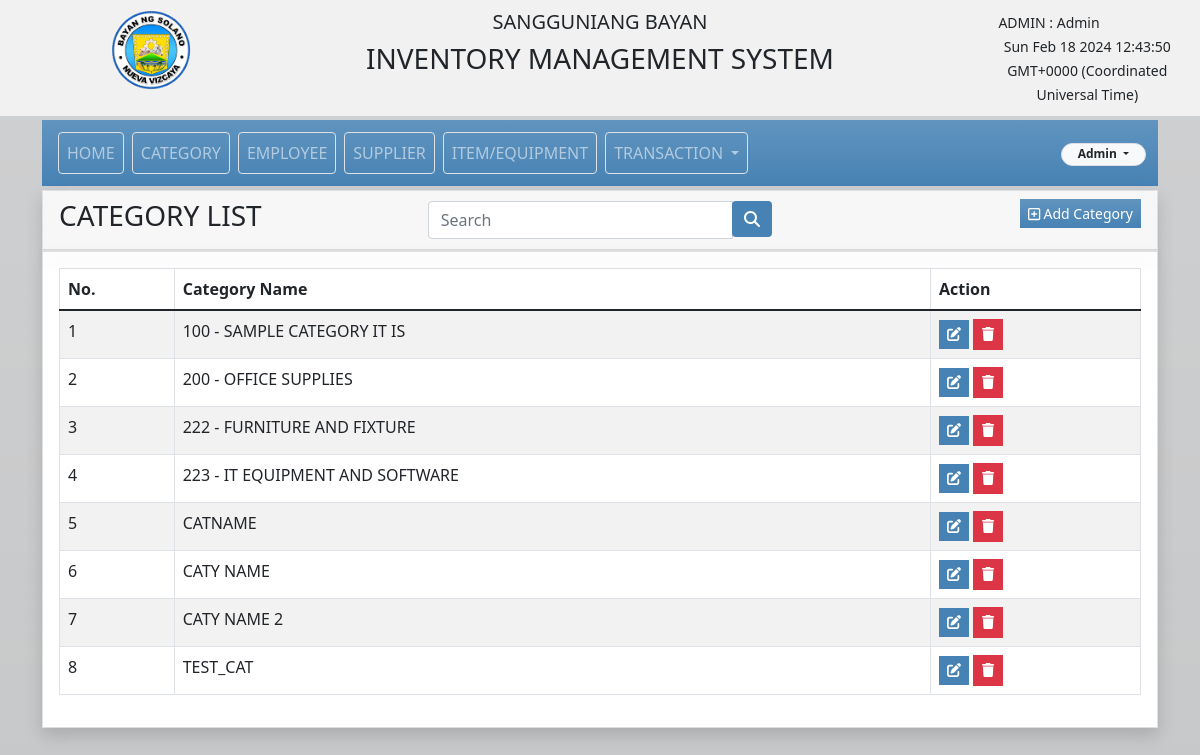
The page /category.php (signed in) on the database its author committed.
### tables this page shows
CREATE TABLE `tbl_category` (
  `cat_id` int(11) NOT NULL,
  `order_list` int(11) NOT NULL,
  `cat_name` varchar(50) NOT NULL,
  `status` varchar(50) NOT NULL,
  `user_id` int(11) NOT NULL,
  `user_name` varchar(100) NOT NULL,
  `date_update` datetime DEFAULT NULL,
  `date_created` datetime NOT NULL DEFAULT current_timestamp()
);

### category.php (the view, shortened to what this page needs)
<?php
    include('template/header.php');
?>
<?php
include('template/container.php');
include('menus.php');
if(isset($_SESSION['type'])){
?>
<div class="row">
		<div class="col-lg-12">
			    <div class="card card-default rounded-0 shadow">
                    <div class="card-header">
                        <div class="row">
							<div class="col-lg-4 col-md-4 col-sm-8 col-xs-6">
									<h3 class="card-title">CATEGORY LIST</h3>
							</div>
                            <div class="col-lg-4 align-self-center  m-0">
                                <form action="" method="GET" class="">
                                    <div class="input-group  ">
                                        <input type="text" name="search" value="<?php if(isset($_GET['search'])){ echo $_GET['search']; };
                                        ?>" class="form-control" placeholder="Search" >
                                        <div class="input-group-append">
                                            <button type="submit" class="btn btn-primary"><i class="fa-solid fa-magnifying-glass"></i></button>
                                        </div>
                                    </div>
                                </form>
                            </div>
                            <div class="col-lg-4 col-md-4 col-sm-4 col-xs-6 text-end">
                                    <button type="button" name="add" id="categoryAdd" data-bs-toggle="modal" data-bs-target="#categoryModal" class="btn btn-primary btn-sm bg-gradient rounded-0"><i class="far fa-plus-square"></i> Add Category</button>
                            </div>
					    </div>
                </div>
                <div class="card card-default rounded-0 shadow">
                </div>
                <div class="card-body">
                    <div class="row">
                    	<div class="col-sm-12 table-responsive">
                    		<table id="categoryList" class="table table-bordered table-striped">
                    			<thead>
                                    <tr>
                                        <th>No.</th>
                                        <th>Category Name</th>
                                        <th>Action</th>
                                    </tr>
                                </thead>
                                <tbody>
                                    <?php
                                        if(isset($_GET['search'])){
                                            $filter_val = $_GET['search'];
                                            $res = $conn->query("SELECT *, ROW_NUMBER() OVER(ORDER BY cat_name ASC) AS Row FROM tbl_category WHERE  CONCAT(cat_name) LIKE '%$filter_val%' AND status!='deleted' ") or die($conn->error);
                                        }else{
                                            $res = $conn->query("SELECT *,ROW_NUMBER() OVER(ORDER BY cat_name ASC) AS Row  FROM tbl_category WHERE status!='deleted' ") or die($conn->error);
                                        }
                                    while ($row=$res->fetch_assoc()): ?>
                                    <tr>
                                        <td><?php echo $row['Row']; ?></td>
                                        <td><?php echo strtoupper($row['cat_name']); ?></td>
                                        <td>
                                            <a href="category.php?edit=<?php echo $row['cat_id']; ?>"
                                                class="btn btn-primary rounded-0 btn-sm"><i class="fa-solid fa-pen-to-square"></i> </a>
                                        <?php
                                        if(isset($_SESSION['type']) && $_SESSION['type']=='admin'){
                                            echo '<a href="controller/category_controller.php?delete='. $row['cat_id'] .'"
                                            onclick="return confirm(\'Are you sure, you want to delete this Category?\')"
                                                class="btn btn-danger rounded-0 btn-sm"><i class="fa-solid fa-trash"></i>  </a>';
                                        }
                                            ?>
                                        </td>
                                    </tr>
                                    <?php endwhile; ?>
                                </tbody>
                    		</table>
                    	</div>
                    </div>
                </div>
            </div>
        </div>
    </div>
</div>
<?php
}
else{
    header("Location: index.php");
}
?>

### template/header.php (shortened to what this page needs)
<!DOCTYPE html>
<html>
<head>
 <link rel="stylesheet" href="https://cdnjs.cloudflare.com/ajax/libs/font-awesome/6.1.1/css/all.min.css" />
<link rel="stylesheet" href="https://cdn.jsdelivr.net/npm/bootstrap@5.1.3/dist/css/bootstrap.min.css">
<link rel="stylesheet" href="https://cdn.jsdelivr.net/npm/bootstrap-icons@1.11.1/font/bootstrap-icons.css">
<link rel="stylesheet" href="https://cdn.jsdelivr.net/npm/bootstrap@5.1.3/dist/css/bootstrap.min.css" />
<link rel="stylesheet" href="https://cdn.jsdelivr.net/npm/select2@4.1.0-rc.0/dist/css/select2.min.css" />
<link rel="stylesheet" href="https://cdn.jsdelivr.net/npm/select2-bootstrap-5-theme@1.3.0/dist/select2-bootstrap-5-theme.min.css" />
<link rel="stylesheet" href="assets/style.css">

### template/container.php (shortened to what this page needs)
</head>
<body class="bg-gradient bg-dark bg-opacity-25">
<div class="flex-container align-center wrap grow row">
  <div class="col-lg-3 col-md-3">
    <img src="template/lgusolano.jpg" alt="logo" width="80" height="80">
  </div>
  <div class="col-lg-6 col-md-6">
  	<h5>SANGGUNIANG BAYAN</h5>
  	<h3>INVENTORY MANAGEMENT SYSTEM</h3>
  </div>
  <div class="im col-lg-3 col-md-3">
    <div>
      <small>
        <?php
        if(isset($_SESSION['type']) && isset($_SESSION['user_name'])){
          echo strtoupper($_SESSION['type']) . ' : ' .$_SESSION['user_name'];
        }
        ?>
      </small>
    </div>
    <div class="row">
      <div class="col-lg-3 d-flex align-items-center justify-content-end">
      </div>
      <div class="col-lg-8">
        <small id="time"><?php
        ?></small>
      </div>
    </div>
  </div>
</div>
	<div class="container">

### menus.php (shortened to what this page needs)
<nav class="navbar navbar-dark bg-primary bg-gradient navbar-expand-lg navbar-expand-md my-1 no-print">
	<div class="container-fluid">
        <div class="collapse navbar-collapse" id="navbarNav">
			<ul class="nav navbar-nav menus" id="menu_nav">
				<li class="nav-item border rounded m-1 ">
					<a class="nav-link active" href="home.php" name="home_menu" id="home_menu">HOME</a>
				</li>
				<li class="nav-item border rounded m-1">
					<a class="nav-link" href="category.php" name="category_menu" id="category_menu">CATEGORY</a>
				</li>
				<li class="nav-item border rounded m-1">
					<a class="nav-link" href="employee.php" name="employee_menu" id="employee_menu">EMPLOYEE</a>
				</li>
				<li class="nav-item border rounded m-1">
					<a class="nav-link" href="supplier.php" name="supplier_menu" id="supplier_menu">SUPPLIER</a>
				</li>
				<li class="nav-item border rounded m-1">
					<a class="nav-link" href="item.php" name="item_menu" id="item_menu">ITEM/EQUIPMENT</a>
				</li>
				<?php
				if($_SESSION['type'] == 'admin' || $_SESSION['type'] == 'manager' ){
					echo '
					<li class="nav-item border rounded m-1">
						<div class="dropdown">
							<a class="nav-link dropdown-toggle" name="trans_menu" id="trans_menu" href="#" role="button" data-bs-toggle="dropdown" aria-expanded="false">
								TRANSACTION
							</a>
							<ul class="dropdown-menu ">
								<li><a class="dropdown-item" name="trans_menu_add" id="trans_menu_add" href="addstock.php">ADD</a></li>
								<li><a class="dropdown-item" name="trans_menu_rls" id="trans_menu_rls" href="release.php">RELEASE</a></li>
								<li><a class="dropdown-item" name="trans_menu_rls" id="trans_transfer" href="mrtransfer.php">MR TRANSFER</a></li>
							</ul>
						</div>
					</li>
					';
				}
				?>
			</ul>
		</div>
		<ul class="nav navbar-nav">
			<li class="dropdown position-relative">
				<button type="button" class="badge bg-light border px-3 text-dark rounded-pill dropdown-toggle" id="dropdownMenuButton1" data-bs-toggle="dropdown" data-bs-toggle="dropdown" aria-expanded="false">
					<?php echo $_SESSION['user_name']; ?>
				</button>
			</li>
		</ul>
	</div>
</nav>

### assets/style.css (style rules this page uses)
html, body { height: 100% !important; width: 100% !important; }

### template/container.php (style rules this page uses)
.flex-container { display: flex; background-color: #f1f1f1; justify-content: center; }
.flex-container > div { margin: 10px; text-align:center; }
small { position: inherit; top: 0; width:300px; }
.grow div:nth-child(2) { flex:1; }
img { border-radius:50px; }
.navbar,.btn-primary { background-color:#4682B4 !important; border:none; }

### rows shown on the page
tbl_category: Row "1", cat_name "100 - SAMPLE CATEGORY IT IS"
tbl_category: Row "2", cat_name "200 - OFFICE SUPPLIES"
tbl_category: Row "3", cat_name "222 - FURNITURE AND FIXTURE"
tbl_category: Row "4", cat_name "223 - IT EQUIPMENT AND SOFTWARE"
tbl_category: Row "5", cat_name "CATNAME"
tbl_category: Row "6", cat_name "CATY NAME"
tbl_category: Row "7", cat_name "CATY NAME 2"
tbl_category: Row "8", cat_name "TEST_CAT"

### other values the page prints
$_SESSION['type'] "ADMIN"
$_SESSION['user_name'] "Admin"
